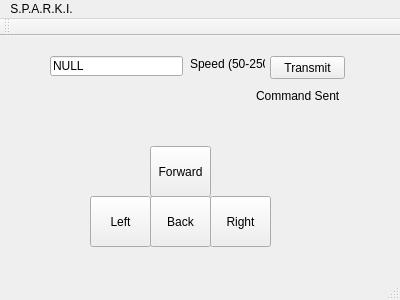
<?xml version="1.0" encoding="UTF-8"?>
<ui version="4.0">
 <class>MainWindow</class>
 <widget class="QMainWindow" name="MainWindow">
  <property name="geometry">
   <rect>
    <x>0</x>
    <y>0</y>
    <width>400</width>
    <height>300</height>
   </rect>
  </property>
  <property name="windowTitle">
   <string>MainWindow</string>
  </property>
  <widget class="QWidget" name="centralWidget">
   <widget class="QToolButton" name="forwardButton">
    <property name="geometry">
     <rect>
      <x>150</x>
      <y>110</y>
      <width>61</width>
      <height>51</height>
     </rect>
    </property>
    <property name="text">
     <string>Forward</string>
    </property>
    <property name="autoRepeat">
     <bool>false</bool>
    </property>
    <property name="autoRepeatDelay">
     <number>100</number>
    </property>
   </widget>
   <widget class="QToolButton" name="toolButton_2">
    <property name="geometry">
     <rect>
      <x>150</x>
      <y>160</y>
      <width>61</width>
      <height>51</height>
     </rect>
    </property>
    <property name="text">
     <string>Back</string>
    </property>
   </widget>
   <widget class="QToolButton" name="toolButton_3">
    <property name="geometry">
     <rect>
      <x>210</x>
      <y>160</y>
      <width>61</width>
      <height>51</height>
     </rect>
    </property>
    <property name="text">
     <string>Right</string>
    </property>
   </widget>
   <widget class="QToolButton" name="toolButton_4">
    <property name="geometry">
     <rect>
      <x>90</x>
      <y>160</y>
      <width>61</width>
      <height>51</height>
     </rect>
    </property>
    <property name="text">
     <string>Left</string>
    </property>
   </widget>
   <widget class="QLineEdit" name="lineEdit">
    <property name="geometry">
     <rect>
      <x>50</x>
      <y>20</y>
      <width>133</width>
      <height>20</height>
     </rect>
    </property>
    <property name="inputMask">
     <string/>
    </property>
    <property name="text">
     <string>NULL</string>
    </property>
   </widget>
   <widget class="QLabel" name="label_2">
    <property name="geometry">
     <rect>
      <x>190</x>
      <y>20</y>
      <width>75</width>
      <height>16</height>
     </rect>
    </property>
    <property name="text">
     <string>Speed (50-250)</string>
    </property>
   </widget>
   <widget class="QLabel" name="label">
    <property name="geometry">
     <rect>
      <x>256</x>
      <y>50</y>
      <width>101</width>
      <height>20</height>
     </rect>
    </property>
    <property name="text">
     <string>Command Sent</string>
    </property>
   </widget>
   <widget class="QPushButton" name="transmitButton">
    <property name="geometry">
     <rect>
      <x>270</x>
      <y>20</y>
      <width>75</width>
      <height>23</height>
     </rect>
    </property>
    <property name="text">
     <string>Transmit</string>
    </property>
    <property name="autoRepeat">
     <bool>true</bool>
    </property>
    <property name="autoRepeatDelay">
     <number>100</number>
    </property>
   </widget>
  </widget>
  <widget class="QMenuBar" name="menuBar">
   <property name="geometry">
    <rect>
     <x>0</x>
     <y>0</y>
     <width>400</width>
     <height>21</height>
    </rect>
   </property>
   <widget class="QMenu" name="menuS_P_A_R_K_I">
    <property name="title">
     <string>S.P.A.R.K.I.</string>
    </property>
   </widget>
   <addaction name="menuS_P_A_R_K_I"/>
  </widget>
  <widget class="QToolBar" name="mainToolBar">
   <attribute name="toolBarArea">
    <enum>TopToolBarArea</enum>
   </attribute>
   <attribute name="toolBarBreak">
    <bool>false</bool>
   </attribute>
  </widget>
  <widget class="QStatusBar" name="statusBar"/>
 </widget>
 <layoutdefault spacing="6" margin="11"/>
 <resources/>
 <connections/>
</ui>
